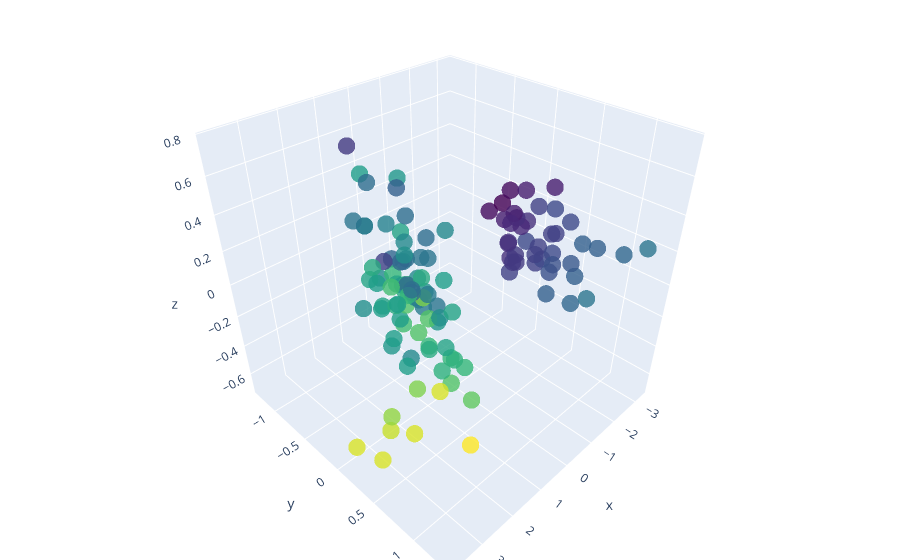

Notebook cell for this chart:
### Code cell
import plotly.graph_objects as go

fig = go.Figure(data=[go.Scatter3d(
    x=X_train[:, 0],
    y=X_train[:, 1],
    z=X_train[:, 2],
    mode='markers',
    marker=dict(
        size=6,
        color=y_train,                # set color to an array/list of desired values
        colorscale='Viridis',         # choose a colorscale
        opacity=0.8
    )
)])

# tight layout
fig.update_layout(margin=dict(l=0, r=0, b=0, t=0))
fig.show()
